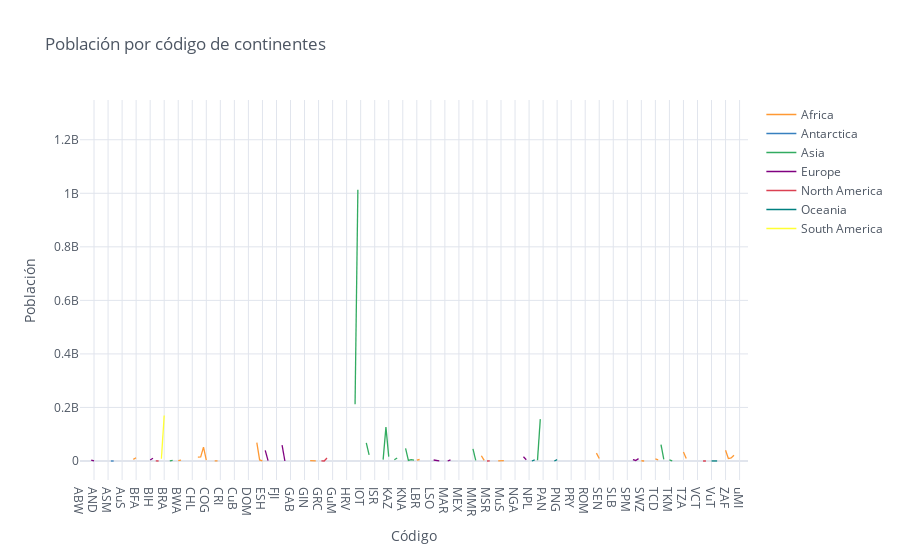

Write notebook code for a chart like this one.
### Code cell
#Lineplot o grafico lineal
Data.iplot(kind='line', xTitle='Código', yTitle='Población', title='Población por código de continentes')

### Figure 1 — Plotly figure (JSON) as saved in the notebook; plotly's stock layout.template omitted (floating-point values rounded to 4 significant figures; data arrays with more than 128 entries replaced by an {"elided": "..."} marker saying what was removed)
{"data": [{"line": {"color": "rgba(255, 153, 51, 1.0)", "dash": "solid", "shape": "linear", "width": 1.3}, "mode": "lines", "name": "Africa", "text": "", "type": "scatter", "x": {"elided": "239 str values"}, "y": {"elided": "239 mixed values"}}, {"line": {"color": "rgba(55, 128, 191, 1.0)", "dash": "solid", "shape": "linear", "width": 1.3}, "mode": "lines", "name": "Antarctica", "text": "", "type": "scatter", "x": {"elided": "239 str values"}, "y": {"elided": "239 mixed values"}}, {"line": {"color": "rgba(50, 171, 96, 1.0)", "dash": "solid", "shape": "linear", "width": 1.3}, "mode": "lines", "name": "Asia", "text": "", "type": "scatter", "x": {"elided": "239 str values"}, "y": {"elided": "239 mixed values"}}, {"line": {"color": "rgba(128, 0, 128, 1.0)", "dash": "solid", "shape": "linear", "width": 1.3}, "mode": "lines", "name": "Europe", "text": "", "type": "scatter", "x": {"elided": "239 str values"}, "y": {"elided": "239 mixed values"}}, {"line": {"color": "rgba(219, 64, 82, 1.0)", "dash": "solid", "shape": "linear", "width": 1.3}, "mode": "lines", "name": "North America", "text": "", "type": "scatter", "x": {"elided": "239 str values"}, "y": {"elided": "239 mixed values"}}, {"line": {"color": "rgba(0, 128, 128, 1.0)", "dash": "solid", "shape": "linear", "width": 1.3}, "mode": "lines", "name": "Oceania", "text": "", "type": "scatter", "x": {"elided": "239 str values"}, "y": {"elided": "239 mixed values"}}, {"line": {"color": "rgba(255, 255, 51, 1.0)", "dash": "solid", "shape": "linear", "width": 1.3}, "mode": "lines", "name": "South America", "text": "", "type": "scatter", "x": {"elided": "239 str values"}, "y": {"elided": "239 mixed values"}}], "layout": {"legend": {"bgcolor": "#FFFFFF", "font": {"color": "#4D5663"}}, "paper_bgcolor": "#FFFFFF", "plot_bgcolor": "#FFFFFF", "title": {"font": {"color": "#4D5663"}, "text": "Población por código de continentes"}, "xaxis": {"gridcolor": "#E1E5ED", "showgrid": true, "tickfont": {"color": "#4D5663"}, "title": {"font": {"color": "#4D5663"}, "text": "Código"}, "zerolinecolor": "#E1E5ED"}, "yaxis": {"gridcolor": "#E1E5ED", "showgrid": true, "tickfont": {"color": "#4D5663"}, "title": {"font": {"color": "#4D5663"}, "text": "Población"}, "zerolinecolor": "#E1E5ED"}}}
